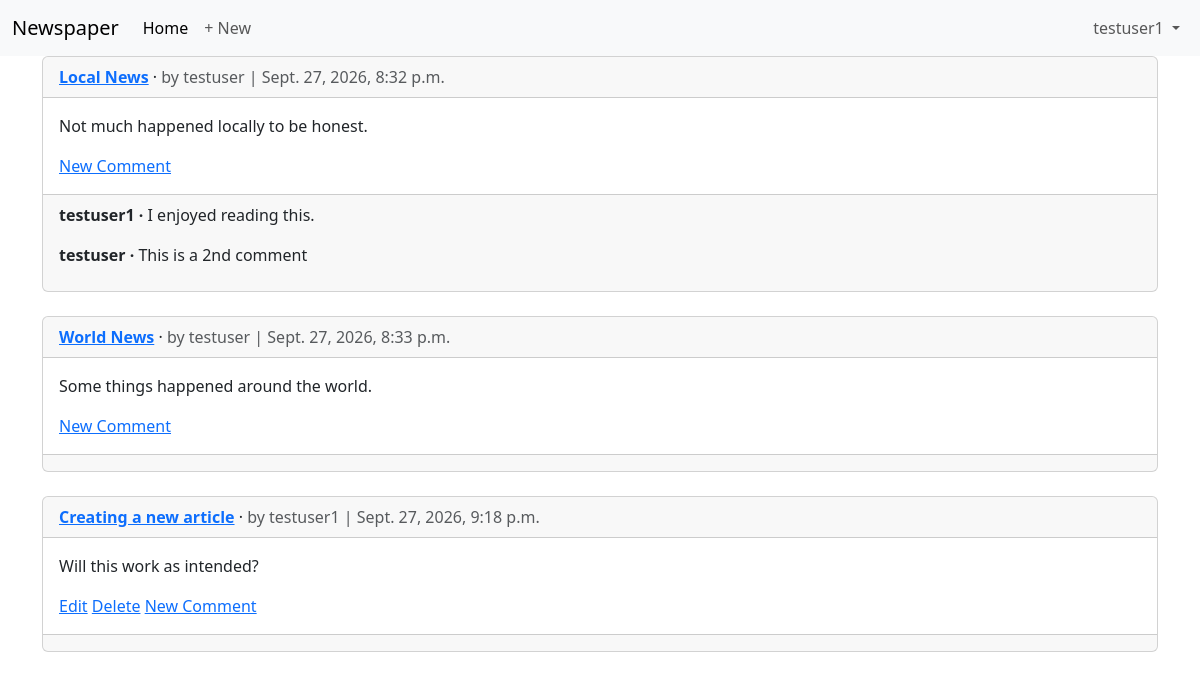
Page /articles/ (signed in) on the committed database.
### accounts/models.py (models this page shows)
class CustomUser(AbstractUser):
    age = models.PositiveIntegerField(null=True, blank=True)

### articles/models.py (models this page shows, shortened)
class Article(models.Model):
    title = models.CharField(max_length=255)
    body = models.TextField()
    date = models.DateTimeField(auto_now_add=True)
    author = models.ForeignKey(
        settings.AUTH_USER_MODEL,
        on_delete=models.CASCADE,
    )
    def get_absolute_url(self):
        return reverse("article_detail", kwargs={"pk": self.pk})

class Comment(models.Model):  # new
    article = models.ForeignKey(Article, on_delete=models.CASCADE)
    comment = models.CharField(max_length=140)
    author = models.ForeignKey(
        settings.AUTH_USER_MODEL,
        on_delete=models.CASCADE,
    )
    def __str__(self):
        return self.comment

### articles/views.py (the view)
# urls.py: path("", ArticleListView.as_view(), name="article_list"),
class ArticleListView(LoginRequiredMixin, ListView):  # new
    model = Article
    template_name = "article_list.html"

### templates/article_list.html (shortened to what this page needs)
{% extends "base.html" %}
{% block content %}
{% for article in article_list %}
<div class="card">
  <div class="card-header">
    <span class="fw-bold">
      <a href="{{ article.get_absolute_url }}">{{ article.title }}</a>
    </span> &middot;
    <span class="text-muted">by {{ article.author }} |
      {{ article.date }}</span>
  </div>
  <div class="card-body">
    <p>{{ article.body }}</p>
    {% if article.author.pk == request.user.pk %}
      <a href="{% url 'article_edit' article.pk %}">Edit</a>
      <a href="{% url 'article_delete' article.pk %}">Delete</a>
    {% endif %}
    <a href="{{ article.get_absolute_url }}">New Comment</a>
  </div>
  <div class="card-footer">
    {% for comment in article.comment_set.all %}
    <p>
      <span class="fw-bold">
        {{ comment.author }} &middot;
      </span>
      {{ comment }}
    </p>
    {% endfor %}
  </div>
</div>
<br/>
{% endfor %}
{% endblock content %}

### templates/base.html (shortened to what this page needs)
<!doctype html>
<html lang="en">
  <head>
    <link href="https://cdn.jsdelivr.net/npm/bootstrap@5.3.8/dist/css/bootstrap.min.css" rel="stylesheet">
  </head>
  <body>
    <nav class="navbar navbar-expand-lg bg-body-tertiary">
      <div class="container-fluid">
        <a class="navbar-brand" href="{% url 'home' %}">Newspaper</a>
        <div class="collapse navbar-collapse" id="navbarSupportedContent">
          <ul class="navbar-nav me-auto mb-2 mb-lg-0">
            <li class="nav-item">
              <a class="nav-link active" aria-current="page" href="{% url 'home' %}">Home</a>
            </li>
            {% if user.is_authenticated %}
            <li class="nav-item">
              <a class="nav-link" href="{% url 'article_new' %}">+ New</a>
            </li>
            {% endif %}
          </ul>
          <ul class="navbar-nav ms-auto">
            {% if user.is_authenticated %}
            <li class="nav-item dropdown">
              <a class="nav-link dropdown-toggle" href="#" role="button"
                data-bs-toggle="dropdown" aria-expanded="false">
                {{ user.username }}
              </a>
            </li>
            {% endif %}
          </ul>
        </div>
      </div>
    </nav>
    <main>
      <div class="container">
        {% block content %}
        {% endblock content %}
      </div>
    </main>
  </body>
</html>

### rows in the picture
CustomUser: username "testuser1"
Article: title "Local News", author "testuser", date "Sept. 27, 2026, 8:32 p.m.", body "Not much happened locally to be honest."
Comment: author "testuser1", comment "I enjoyed reading this."
Comment: author "testuser", comment "This is a 2nd comment"
Article: title "World News", author "testuser", date "Sept. 27, 2026, 8:33 p.m.", body "Some things happened around the world."
Article: title "Creating a new article", author "testuser1", date "Sept. 27, 2026, 9:18 p.m.", body "Will this work as intended?", shows "Edit"
